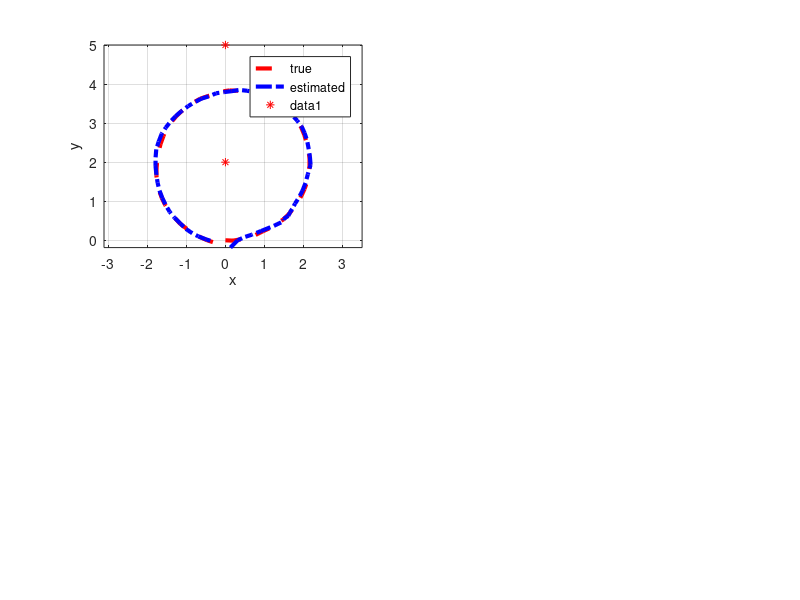

Reproduce this figure in MATLAB. (Note: this script raises an error after producing the figure.)
function f = uni_ekf_P3
% Farshid Alambeigi

clc
clear all
close all
clear

%rng('default')
rng(10212)  %Control the random number generator

S.bearing_only = 0;


%Two beacons at (-2,2) and (2,2) : system is observable (two or more)
S.pbs = [0, 0;
         5, 2];    %Beacon positions

nb = size(S.pbs,2); %Number of beacons

if S.bearing_only
  S.h = @b_h;    %Bearing sensing
  S.r = nb;      %Measurement dimension  
  S.R = .4*diag(repmat([.1], nb, 1));
else
  S.h = @br_h;   %Bearing-range sensing
  S.r = 2*nb;      %Measurement dimension
  S.R = .4*diag(repmat([.1; .01], nb, 1));
end

%S.h = @br_h; %Bearing-Range Sensing
%S.r = 2; %Measurement Dimension
S.n = 4;       %State dimension
S.f = @uni_f;  %Mobile-robot dynamics


%Timing Parameters
dt = .1;
N = 60;
T = dt*N;
S.dt = dt;

%Noise models
S.Q = dt^2*diag([.01 .01 .01 .0001]);    %Dynamics noise covariance


%Initial mean and covariance
xt = [0; 0; 0; 1];  %True state

P = diag([.01 .01 .01 .04]);   %Covariance
x = xt + sqrt(P)*randn(S.n, 1);     %Initial estimate with added noise

xts = zeros(S.n, N+1);  %True states
xs = zeros(S.n, N+1);   %Estimated states
Ps = zeros(S.n, S.n, N+1);  %Estimated covariances
ts = zeros(N+1,1);  %Times

zs = zeros(S.r, N);    %Measurements

xts(:, 1) = xt;
xs(:, 1) = x;
Ps(:, :, 1) = P;
ts(1) = 0;

ds = zeros(S.n, N+1);  %Errors
ds(:,1) = x - xt;


for k=1:N,
  u = dt*[2; 1];  %Known controls
  
  xts(:,k+1) = S.f(xts(:,k), u, S) + sqrt(S.Q)*randn(4,1);      %True state

  [x,P] = ekf_predict(x, P, u, S);      %Predict
  ts(k+1) = k*dt;
   z = S.h(xts(:,k+1), S) + sqrt(S.R)*randn(S.r,1);  %Generate measurement
    
  [x,P] = ekf_correct(x, P, z, S);  %Correct
  
  xs(:,k+1) = x;
  Ps(:,:,k+1) = P;

  zs(:,k) = z;
  ds(:,k+1) = x - xts(:,k+1);  %Actual estimate error
  ds(:,k+1) = fix_state(ds(:,k+1));
  dssize=size(ds,1)
end

subplot(2, 2, 1)
plot(xts(1,:), xts(2,:), '--r','LineWidth',3)
hold on
plot(xs(1,:), xs(2,:), '-.b','LineWidth',3)
legend('true', 'estimated')


xlabel('x')
ylabel('y')
axis equal
axis xy

%Beacon
plot(S.pbs(1,:), S.pbs(2,:), '*r');
grid on

for k=1:1:N
  plotcov2(xs(1:2,k), 1.96^2*Ps(1:2,1:2,k));
% if rem(k,2)==0
% quiver(xts(1,k), xts(2,k), .5*cos(xts(3,k)), .5*sin(xts(3,k)),'k');
% quiver(xs(1,k), xs(2,k), .5*cos(xs(3,k)), .5*sin(xs(3,k)),'g');
% end
end
quiver(xts(1,:), xts(2,:), .5*cos(xts(3,:)), .5*sin(xts(3,:)),'k');
quiver(xs(1,:), xs(2,:), .5*cos(xs(3,:)), .5*sin(xs(3,:)),'g');

subplot(2,2,2)
plot(ds','LineWidth',2)
grid on

mean(sqrt(sum(ds.*ds, 1)))
xlabel('k')
ylabel('meters or radians')
legend('e_x','e_y','e_\theta','e_r')

subplot(2,2,3)

plot(ts, reshape(sqrt(Ps(1,1,:)),N+1,1), ...
     ts, reshape(sqrt(Ps(2,2,:)),N+1,1), ...
     ts, reshape(sqrt(Ps(3,3,:)),N+1,1),...
     ts, reshape(sqrt(Ps(4,4,:)),N+1,1),'LineWidth',2);
 grid on
legend('\sigma_x','\sigma_y','\sigma_\theta','\sigma_r')

xlabel('t')
ylabel('meters or radians')
subplot(2,2,4)
plot(ts, xs(4,:), '-b','LineWidth',2)
grid on
xlabel('time(s)')
ylabel('wheel radius')
axis equal
axis xy



function [x, varargout] = uni_f(x, u, S)
%Dynamical model of the unicycle
c = cos(x(3));
s = sin(x(3));
wr = x(4);  %Wheel radius in meters

x = [x(1) + c*wr*u(1);
     x(2) + s*wr*u(1);
     x(3) + u(2);
     x(4)];

x = fix_state(x, S);

if nargout > 1
  %F-matrix
  varargout{1} = [1, 0, -s*wr*u(1), c*u(1);
                  0, 1, c*wr*u(1), s*u(1); 
                  0, 0, 1, 0;
                  0, 0, 0, 1];
end


function [y, varargout] = br_h(x, S)

p = x(1:2);

y = [];
H = [];
for i=1:size(S.pbs, 2)
    pb = S.pbs(:, i); %i-th beacon
    d = pb - p;
    r = norm(d);
    
    th = fangle(atan2(d(2), d(1)) - x(3));
    y = [y; th; r];
    
    if nargout > 1
        % H-matrix
        H = [H;
            d(2)/r^2, -d(1)/r^2, -1,0;
            -d'/r, 0,0];
    end
end

if nargout > 1
    varargout{1} = H;
end


function [y, varargout] = b_h(x, S)

p = x(1:2);

y = [];
H = [];
for i=1:size(S.pbs, 2)
    pb = S.pbs(:, i); %i-th beacon
    d = pb - p;
    r = norm(d);
    
    th = fangle(atan2(d(2), d(1)) - x(3));
    y = [y; th];
    
    if nargout > 1
        % H-matrix
        H = [H;d(2)/r^2, -d(1)/r^2, -1,0];
    end
end

if nargout > 1  
  varargout{1} = H;
end



function [x,P] = ekf_predict(x, P, u, S)

[x, F] = S.f(x, u, S);
x = fix_state(x, S);  % fix any [-pi,pi] issues
P = F*P*F' + S.Q;


function [x,P] = ekf_correct(x, P, z, S)

[y, H] = S.h(x, S);
P = P - P*H'*inv(H*P*H' + S.R)*H*P;
K = P*H'*inv(S.R);

e = z - y;
e = fix_meas(e, S);  % fix any [-pi,pi] issues
x = x + K*e;


function x = fix_state(x, S)
x(3) = fangle(x(3));

function z = fix_meas(z, S)
z
S.r
for i=1:size(S.pbs,2)
  if S.bearing_only
    z(i) = fangle(z(i));
  else
    z(2*i-1) = fangle(z(2*i-1));
  end
end

function a = fangle(a)
% make sure angle is between -pi and pi
a = mod(a,2*pi);
if a < -pi
  a = a + 2*pi;
else
  if a > pi
    a = a - 2*pi;
  end
end